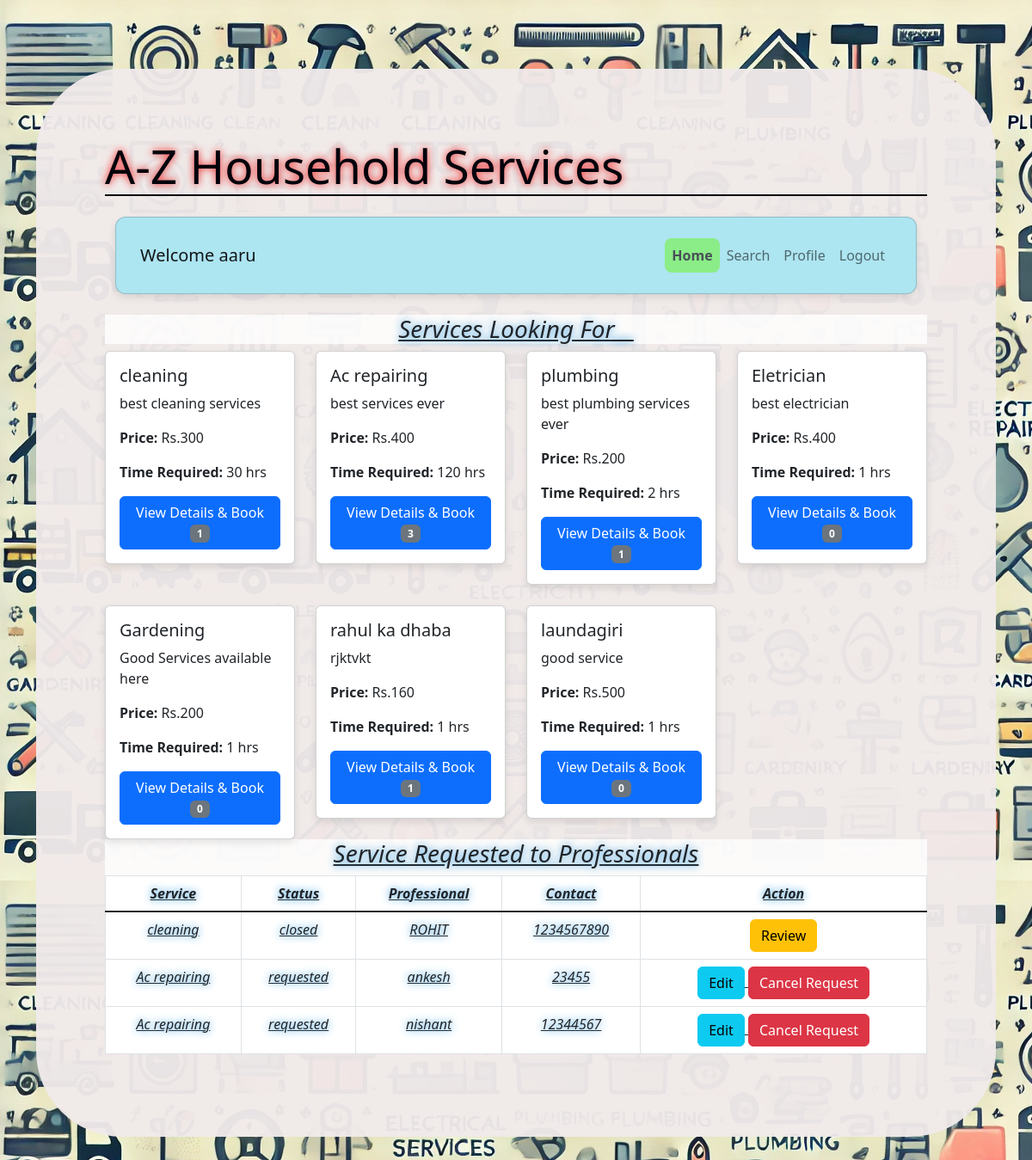
Screenshot of /customer (signed in) with the database file from the repository.
### model.py (models this page shows)
class Service(db.Model):
    id = db.Column(db.Integer, primary_key=True)
    name = db.Column(db.String(100), nullable=False)
    description = db.Column(db.String(255), nullable=False)
    price = db.Column(db.Integer, nullable=False)
    time_required = db.Column(db.Integer, nullable=False)
    status = db.Column(db.String(20), nullable=False, default='active')
    professionals = db.relationship('Professional', backref='service', lazy=True)
    service_requests = db.relationship('ServiceRequest', backref='service', lazy=True)

class ServiceRequest(db.Model):
    id = db.Column(db.Integer, primary_key=True)
    service_id = db.Column(db.Integer, db.ForeignKey('service.id'), nullable=False)
    customer_id = db.Column(db.Integer, db.ForeignKey('user.id'), nullable=False)
    professional_id = db.Column(db.Integer, db.ForeignKey('professional.id'), nullable=True)
    date_of_request = db.Column(db.DateTime, default=lambda: datetime.utcnow().replace(second=0, microsecond=0))
    status = db.Column(db.String(20), nullable=False)  # requested, assigned, closed
    rating = db.Column(db.Integer, nullable=True)
    review = db.Column(db.String(255), nullable=True)

class Professional(db.Model):
    id = db.Column(db.Integer, primary_key=True)
    username = db.Column(db.String(50), unique=True, nullable=False)
    password = db.Column(db.String(100), nullable=False)
    full_name = db.Column(db.String(100), nullable=False)
    service_provided = db.Column(db.String(100), nullable=False)
    pincode = db.Column(db.Integer, nullable = False)
    contact = db.Column(db.Integer, nullable = False)
    Experience = db.Column(db.Integer, nullable = False)
    serviceType = db.Column(db.String(100), nullable=False)
    role = db.Column(db.String(20), nullable=False, default='professional')
    status = db.Column(db.String(20), nullable=False, default='available')
    service_id = db.Column(db.Integer, db.ForeignKey('service.id'), nullable=False)
    service_requests = db.relationship('ServiceRequest', backref='professional', lazy=True)

### app.py (the view, shortened to what this page needs)
@app.route('/customer', methods=['GET', 'POST'])
def customer_dashboard():
    if 'role' in session and session['role'] == 'customer':
        customer_id = session['user_id']
        service_requests = ServiceRequest.query.filter_by(customer_id=customer_id).all()
        services = Service.query.all()
        customer = User.query.get(customer_id)
        search_results = []
        search_option = None
        show_modal = False
        services_with_professionals = []
        for service in services:
            professionals = Professional.query.filter_by(service_id=service.id).all()
            services_with_professionals.append({
                'service': service,
                'professionals': professionals
            })
        service_requests_with_professionals = []
        for service_request in service_requests:
            professional = db.session.get(Professional, service_request.professional_id)
            service_requests_with_professionals.append({
                'service_request': service_request,
                'professional': professional
            })
        return render_template('customer_dashboard.html', service_requests_with_professionals=service_requests_with_professionals, services_with_professionals=services_with_professionals, search_results=search_results, search_option=search_option, show_modal=show_modal, customer=customer)
    return redirect(url_for('login'))

### app.py (called while the page is built)
@app.template_filter('exists_request')
def exists_request (service_id, professional_id, service_requests_with_professionals):
    for item in service_requests_with_professionals:
        if item['service_request'].service_id == service_id and item['service_request'].professional_id == professional_id and item['service_request'].status in ['requested', 'accepted']:
            return True
    return False

### templates/customer_dashboard.html (shortened to what this page needs)
<!DOCTYPE html>
<html lang="en">
<head>
    <link href="https://stackpath.bootstrapcdn.com/bootstrap/5.1.3/css/bootstrap.min.css" rel="stylesheet">
</head>
<body>
    <div class="container">
        <div class="login-container">
            <div class="login-header">
                <h2>A-Z Household Services</h2>
            </div>
            {% include 'navbar.html' %}
            <div class="section">
                <h3>Services Looking For__</h3>
            </div>
            <div class="row row-cols-1 row-cols-sm-2 row-cols-md-3 row-cols-lg-4 g-4">
                {% for service in services_with_professionals %}
                    <div class="col">
                        <div class="card h-70">
                            <div class="card-body">
                                <h5 class="card-title">{{ service.service.name }}</h5>
                                <p class="card-text">{{ service.service.description }}</p>
                                <p><strong>Price:</strong> Rs.{{ service.service.price }}</p>
                                <p><strong>Time Required:</strong> {{ service.service.time_required }} hrs</p>
                                {% if service.service.status == 'active' %}
                                    <button type="button" class="btn btn-primary" data-bs-toggle="modal" data-bs-target="#serviceModal{{ service.service.id }}">
                                        View Details & Book
                                    <span class="badge bg-secondary">{{ service.professionals | selectattr('status', 'equalto', 'approved') | list | length }}</span>
                                    </button>
                                {% else %}
                                    <button type="button" class="btn btn-secondary" disabled>Inactive</button>
                                {% endif %}
                            </div>
                        </div>
                    </div>
                {% endfor %}
            </div>
            <div class="section">
                <h3>Service Requested to Professionals</h3>
                <table class="table table-bordered">
                    <thead>
                        <tr>
                            <th>Service</th>
                            <th>Status</th>
                            <th>Professional</th>
                            <th>Contact</th>
                            <th>Action</th>
                        </tr>
                    </thead>
                    <tbody>
                        {% if service_requests_with_professionals %}
                            {% for item in service_requests_with_professionals %}
                            <tr>
                                <td>{{ item.service_request.service.name }}</td>
                                <td>{{ item.service_request.status }}</td>
                                <td>{{ item.professional.full_name }}</td>
                                <td>{{ item.professional.contact }}</td>
                                <td>
                                    {% if item.service_request.status == 'closed' %}
                                        {% if item.service_request.review %}
                                            <button type="button" class="btn btn-success" disabled>Reviewed</button>
                                        {% else %}
                                            <button type="button" class="btn btn-warning" data-bs-toggle="modal" data-bs-target="#reviewModal{{ item.service_request.id }}">
                                                Review
                                            </button>
                                        {% endif %}
                                    {% else %}
                                        <button type="button" class="btn btn-info" data-bs-toggle="modal" data-bs-target="#editModal{{ item.service_request.id }}">
                                            Edit
                                        </button>
                                        <form action="/customer/delete_service/{{ item.service_request.id }}" method="POST" style="display: inline;">
                                            <button type="submit" class="btn btn-danger">Cancel Request</button>
                                        </form>
                                    {% endif %}
                                </td>
                            </tr>
                            {% endfor %}
                        {% else %}
                            <tr>
                                <td colspan="5" class="text-center">No service requests found.</td>
                            </tr>
                        {% endif %}
                    </tbody>
                </table>
            </div>
        </div>
    </div>
</body>
</html>

### rows the page displays
Service: service.name "cleaning", service.description "best cleaning services", service.price "300", service.time_required "30", service_request.service.name "cleaning"
Service: service.name "Ac repairing", service.description "best services ever", service.price "400", service.time_required "120", service_request.service.name "Ac repairing" "Ac repairing"
Service: service.name "plumbing", service.description "best plumbing services ever", service.price "200", service.time_required "2"
Service: service.name "Eletrician", service.description "best electrician", service.price "400", service.time_required "1"
Service: service.name "Gardening", service.description "Good Services available here", service.price "200", service.time_required "1"
Service: service.name "rahul ka dhaba", service.description "rjktvkt", service.price "160", service.time_required "1"
Service: service.name "laundagiri", service.description "good service", service.price "500", service.time_required "1"
ServiceRequest: service_request.status "closed"
Professional: professional.full_name "ROHIT", professional.contact "1234567890"
ServiceRequest: service_request.status "requested"
Professional: professional.full_name "ankesh", professional.contact "23455"
ServiceRequest: service_request.status "requested"
Professional: professional.full_name "nishant", professional.contact "12344567"

### other values shown
{{ session['username'] }} "aaru"
